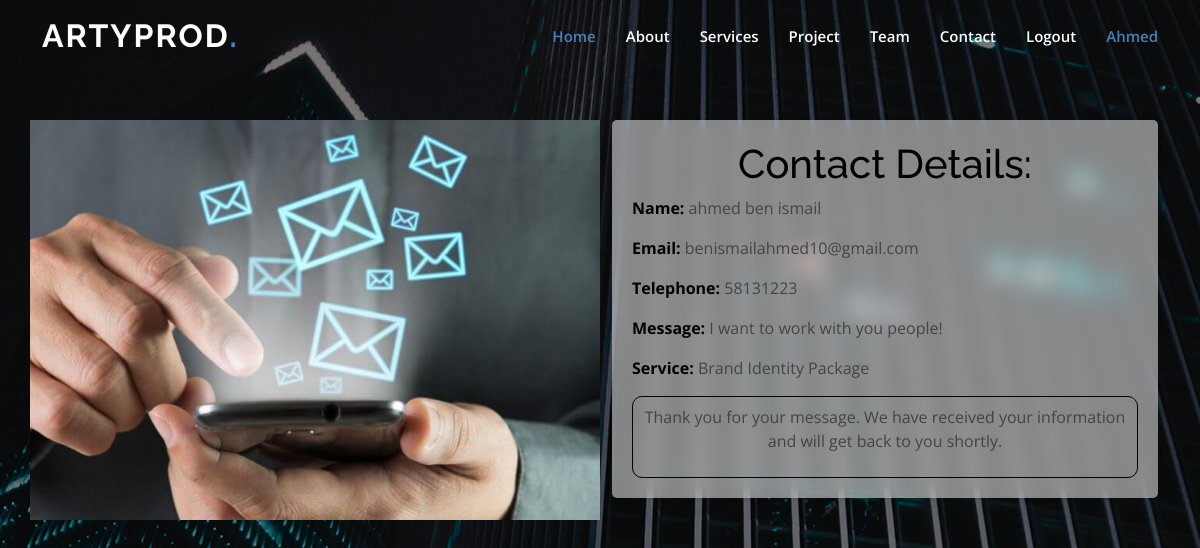
/contact/38/ (signed in), run on the app's committed database.
### users/models.py (models this page shows, shortened)
class Contact(models.Model):
    nom = models.CharField(max_length=100)
    prenom = models.CharField(max_length=100)
    email = models.EmailField()
    tel = models.CharField(max_length=20)
    service=models.ForeignKey('Service', on_delete=models.CASCADE)
    message = models.TextField()
    date_envoi = models.DateTimeField(auto_now_add=True)

class Service(models.Model):
    nom = models.CharField(max_length=100)
    type =models.CharField(max_length=20,default='Charte graphique',choices=[('Charte graphique','Charte graphique'),('Objet 3D','Objet 3D'),('Scénarisation','Scénarisation')])
    description = models.TextField()
    def __str__(self):
        return self.nom

### users/views.py (the view)
# urls.py: path('contact/<int:contact_id>/', views.contact_detail, name='contact_detail'),
def contact_detail(request, contact_id):
    contact = Contact.objects.get(id=contact_id)
    template = loader.get_template('agence/contact_detail.html')
    return render(request, 'agence/contact_detail.html', {'contact': contact})

### users/templates/agence/contact_detail.html (shortened to what this page needs)
{% extends 'users/base.html' %}
{% block content %}
{% load static %}
<div class="bb">
<main id="main">
  <section id="features" class="features">
    <div class="container" data-aos="fade-up">
      <div class="row">
        <div class="image col-lg-6" style='background-image: url("{% static 'img/contact-5.jpg' %}");' data-aos="fade-right"></div>
        <div class="col-lg-6" data-aos="fade-left" data-aos-delay="100">
          <div class="cont">
          <h1>Contact Details:</h1>
                    <p><strong>Name:</strong> {{ contact.nom }} {{ contact.prenom }}</p>
                    <p><strong>Email:</strong> {{ contact.email }}</p>
                    <p><strong>Telephone:</strong> {{ contact.tel }}</p>
                    <p><strong>Message:</strong> {{ contact.message }}</p>
                    <p><strong>Service:</strong> {{ contact.service }}</p>
                   <div class="re"> <p>Thank you for your message. We have received your information and will get back to you shortly.</p>        </div>
        </div>
      </div>
        </div>
      </div>
    </div>
{% endblock %}

### users/templates/users/base.html (shortened to what this page needs)
<!DOCTYPE html>
<html lang="en">
<head>
  {% load static %}
  <link href="{% static 'vendor/aos/aos.css' %}" rel="stylesheet">
  <link href="{% static 'vendor/bootstrap/css/bootstrap.min.css' %}" rel="stylesheet">
  <link href="{% static 'vendor/bootstrap-icons/bootstrap-icons.css' %}" rel="stylesheet">
  <link href="{% static 'vendor/boxicons/css/boxicons.min.css' %}" rel="stylesheet">
  <link href="{% static 'vendor/glightbox/css/glightbox.min.css' %}" rel="stylesheet">
  <link href="{% static 'vendor/remixicon/remixicon.css' %}" rel="stylesheet">
  <link href="{% static 'vendor/swiper/swiper-bundle.min.css' %}" rel="stylesheet">
  <link href="{% static 'css/style.css' %}" rel="stylesheet">
</head>
<body>
  <header id="header" class="fixed-top ">
    <div class="container d-flex align-items-center justify-content-lg-between">
      <h1 class="logo me-auto me-lg-0"><a href="index.html">ArtyProd<span>.</span></a></h1>
      <nav id="navbar" class="navbar order-last order-lg-0">
        <ul>
          {% if user.is_authenticated %}
          <li><a class="nav-link scrollto active" href="{% url 'users-home' %}" href="#hero">Home</a></li>
          <li><a class="nav-link scrollto"  href="#about">About</a></li>
          <li><a class="nav-link scrollto" href="#services">Services</a></li>
          <li><a class="nav-link scrollto " href="{% url 'addprojet' %}" href="#portfolio">Project</a></li>
          <li><a class="nav-link scrollto"  href="#team">Team</a></li>
          <li><a class="nav-link scrollto" href="{% url 'addcontact' %}">Contact</a></li>
          <li><a class="nav-link scrollto" href="{% url 'logout' %}">Logout</a></li>
          <li><a class="nav-link scrollto active" >{{user.first_name.title}}</a></li>
            {% endif %}
        </ul>
      </nav>
    </div>
  </header>
  {% block content %}{% endblock %}
</body>
</html>

### assets/css/style.css (style rules this page uses)
body { font-family: "Open Sans", sans-serif; color: #444444; }
a { color: #4682B4; text-decoration: none; }
h1, h2, h3, h4, h5, h6 { font-family: "Raleway", sans-serif; }
#header { transition: all 0.5s; z-index: 997; padding: 15px 0; }
#header .logo { font-size: 32px; margin: 0; padding: 0; line-height: 1; font-weight: 700; letter-spacing: 2px; text-transform: uppercase; }
#header .logo a { color: #fff; }
#header .logo a span { color: #4682B4; }
.navbar { padding: 0; }
.navbar ul { margin: 0; padding: 0; display: flex; list-style: none; align-items: center; }
.navbar li { position: relative; }
.navbar a, .navbar a:focus { display: flex; align-items: center; justify-content: space-between; padding: 10px 0 10px 30px; font-size: 15px; font-weight: 600; color: #fff; white-space: nowrap; transition: 0.3s; }
.navbar a:hover, .navbar .active, .navbar .active:focus, .navbar li:hover>a { color: #4682B4; }
section { padding: 60px 0; overflow: hidden; }
.features { padding-top: 20px; }
.features .image { background-position: center center; background-repeat: no-repeat; background-size: cover; min-height: 400px; }

### data on the page
Contact: nom "ahmed", prenom "ben ismail", email "benismailahmed10@gmail.com", tel "58131223", message "I want to work with you people!", service "Brand Identity Package"

### other printed values
{{ user.first_name.title }} "Ahmed"
